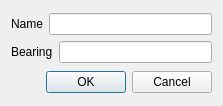
<?xml version="1.0" encoding="UTF-8"?>
<ui version="4.0">
 <class>RotPresetDialog</class>
 <widget class="QDialog" name="RotPresetDialog">
  <property name="geometry">
   <rect>
    <x>0</x>
    <y>0</y>
    <width>223</width>
    <height>106</height>
   </rect>
  </property>
  <property name="windowTitle">
   <string/>
  </property>
  <layout class="QVBoxLayout" name="verticalLayout_2">
   <item>
    <layout class="QVBoxLayout" name="verticalLayout">
     <item>
      <layout class="QHBoxLayout" name="horizontalLayout">
       <item>
        <widget class="QLabel" name="label">
         <property name="text">
          <string>Name</string>
         </property>
        </widget>
       </item>
       <item>
        <widget class="QLineEdit" name="nameEdit"/>
       </item>
      </layout>
     </item>
     <item>
      <layout class="QHBoxLayout" name="horizontalLayout_2">
       <item>
        <widget class="QLabel" name="label_2">
         <property name="text">
          <string>Bearing</string>
         </property>
        </widget>
       </item>
       <item>
        <widget class="BearingLineEdit" name="bearingEdit"/>
       </item>
      </layout>
     </item>
    </layout>
   </item>
   <item>
    <widget class="QDialogButtonBox" name="buttonBox">
     <property name="orientation">
      <enum>Qt::Horizontal</enum>
     </property>
     <property name="standardButtons">
      <set>QDialogButtonBox::Cancel|QDialogButtonBox::Ok</set>
     </property>
    </widget>
   </item>
  </layout>
 </widget>
 <customwidgets>
  <customwidget>
   <class>BearingLineEdit</class>
   <extends>QLineEdit</extends>
   <header location="global">bearinglineedit.h</header>
  </customwidget>
 </customwidgets>
 <resources/>
 <connections>
  <connection>
   <sender>buttonBox</sender>
   <signal>accepted()</signal>
   <receiver>RotPresetDialog</receiver>
   <slot>accept()</slot>
   <hints>
    <hint type="sourcelabel">
     <x>248</x>
     <y>254</y>
    </hint>
    <hint type="destinationlabel">
     <x>157</x>
     <y>274</y>
    </hint>
   </hints>
  </connection>
  <connection>
   <sender>buttonBox</sender>
   <signal>rejected()</signal>
   <receiver>RotPresetDialog</receiver>
   <slot>reject()</slot>
   <hints>
    <hint type="sourcelabel">
     <x>316</x>
     <y>260</y>
    </hint>
    <hint type="destinationlabel">
     <x>286</x>
     <y>274</y>
    </hint>
   </hints>
  </connection>
 </connections>
</ui>
